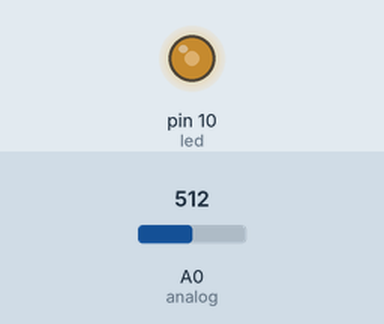
This sketch was run on a simulated Arduino Uno, built with avr-gcc and run on an emulated ATmega328P. On the bench: output pins drawn as LEDs (lit = HIGH). Inputs (shaded band) come from the test bench; at power-on: A0 (analog) = 512.

Above: at 1.2 s.
1.3 s: A0 (analog) set to 716
At 2.3 s:
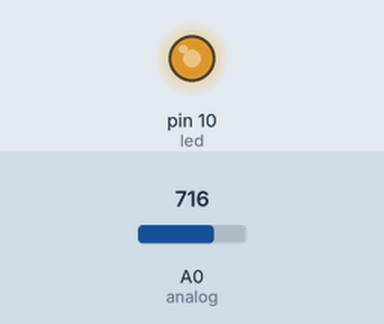
2.8 s: A0 (analog) set to 900
At 3.4 s:
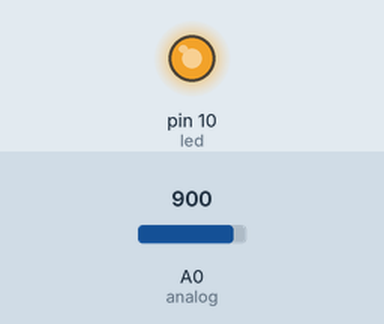
4.3 s: A0 (analog) set to 122
At 5.5 s:
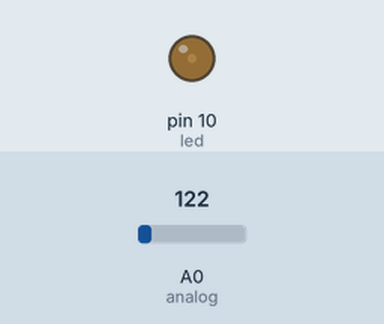
5.8 s: A0 (analog) set to 0
At 6.9 s:
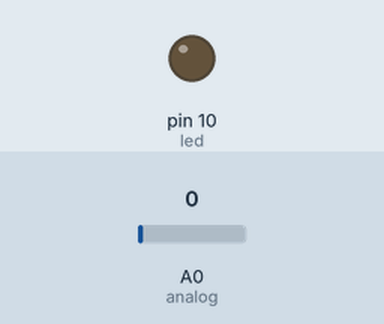
Timing chart, 0 to 8.3 s (numbered marks = the images above; inputs shaded):
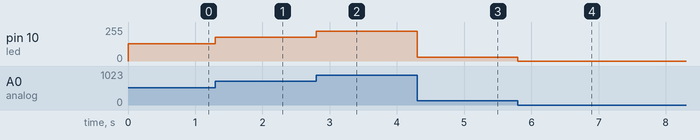

The sketch:

ejemplo_2.ino
```cpp
int led = 10;
int analog=0;
int valor;
void setup(){}
void loop()
{
   valor = analogRead(analog);
   valor /=4;
   analogWrite(led, valor);
}
```

Measured:
- after the input at 1.3 s, pin 10 (led): 128/255 → 179/255 at once
- after the input at 2.8 s, pin 10 (led): 179/255 → 225/255 at once
- after the input at 4.3 s, pin 10 (led): 225/255 → 30/255 at once
- after the input at 5.8 s, pin 10 (led): 30/255 → 0/255 at once
